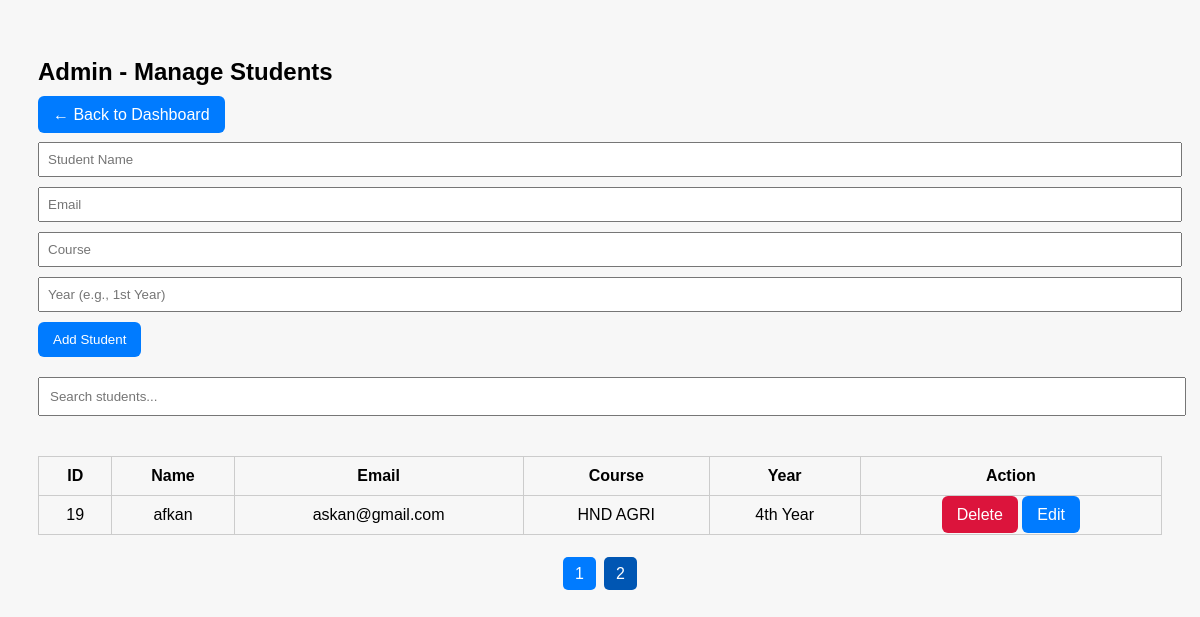
The page /manage_students.php?page=2 (signed in) on the database its author committed.
### tables this page shows
CREATE TABLE `students` (
  `id` int(11) NOT NULL,
  `name` varchar(100) DEFAULT NULL,
  `email` varchar(100) DEFAULT NULL,
  `course` varchar(100) DEFAULT NULL,
  `year` varchar(50) DEFAULT NULL
);

### manage_students.php (the view, shortened to what this page needs)
<?php
include 'db.php';
$limit = 5;
$page = isset($_GET['page']) ? $_GET['page'] : 1;
$offset = ($page - 1) * $limit;
$result = $conn->query("SELECT * FROM students LIMIT $limit OFFSET $offset");
$total = $conn->query("SELECT COUNT(*) as count FROM students")->fetch_assoc()['count'];
$totalPages = ceil($total / $limit);
?>
<!DOCTYPE html>
<html>
<head>
</head>
<body>
    <h2>Admin - Manage Students</h2>
    <a href="admin_dashboard.php" class="btn">← Back to Dashboard</a>
    <br><br>
    <form method="POST">
        <input type="text" name="name" placeholder="Student Name" required>
        <input type="email" name="email" placeholder="Email" required>
        <input type="text" name="course" placeholder="Course" required>
        <input type="text" name="year" placeholder="Year (e.g., 1st Year)" required>
        <button type="submit" name="add">Add Student</button>
    </form>
    <form id="searchForm" onkeyup="searchStudents()">
    <input type="text" id="searchInput" placeholder="Search students..." style="width: 100%; padding: 10px; margin-bottom: 20px;">
    </form>
    <table>
        <tr>
            <th>ID</th><th>Name</th><th>Email</th><th>Course</th><th>Year</th><th>Action</th>
        </tr>
        <?php while ($row = $result->fetch_assoc()) { ?>
        <tr>
            <td><?= $row['id'] ?></td>
            <td><?= $row['name'] ?></td>
            <td><?= $row['email'] ?></td>
            <td><?= $row['course'] ?></td>
            <td><?= $row['year'] ?></td>
            <td>
            <a href="?delete=<?= $row['id'] ?>" class="btn btn-delete" onclick="return confirm('Delete this student?')">Delete</a>
            <a href="edit_student.php?id=<?= $row['id'] ?>" class="btn">Edit</a>
            </td>
        </tr>
        <?php } ?>
    </table>
    <div class="pagination">
        <?php
        for ($i = 1; $i <= $totalPages; $i++) {
            echo "<a href='?page=$i' class='" . ($i == $page ? 'active' : '') . "'>$i</a>";
        }
        ?>
    </div>
</body>
</html>

### manage_students.php (style rules this page uses)
body { font-family: Arial; padding: 30px; background: #f7f7f7; }
table { width: 100%; border-collapse: collapse; margin-bottom: 30px; }
th, td { padding: 10px; border: 1px solid #ccc; text-align: center; }
input, select { padding: 8px; width: 100%; margin-bottom: 10px; }
form { margin-bottom: 20px; }
button, a.btn { padding: 10px 15px; background: #007BFF; color: white; text-decoration: none; border: none; border-radius: 6px; }
a.btn-delete { background: crimson; }
.pagination { text-align: center; margin-top: 20px; }
.pagination a { padding: 8px 12px; margin: 0 4px; text-decoration: none; background: #007BFF; color: white; border-radius: 5px; }
.pagination a.active { background: #0056b3; }

### rows shown on the page
students: id "19", name "afkan", email "askan@gmail.com", course "HND AGRI", year "4th Year"
